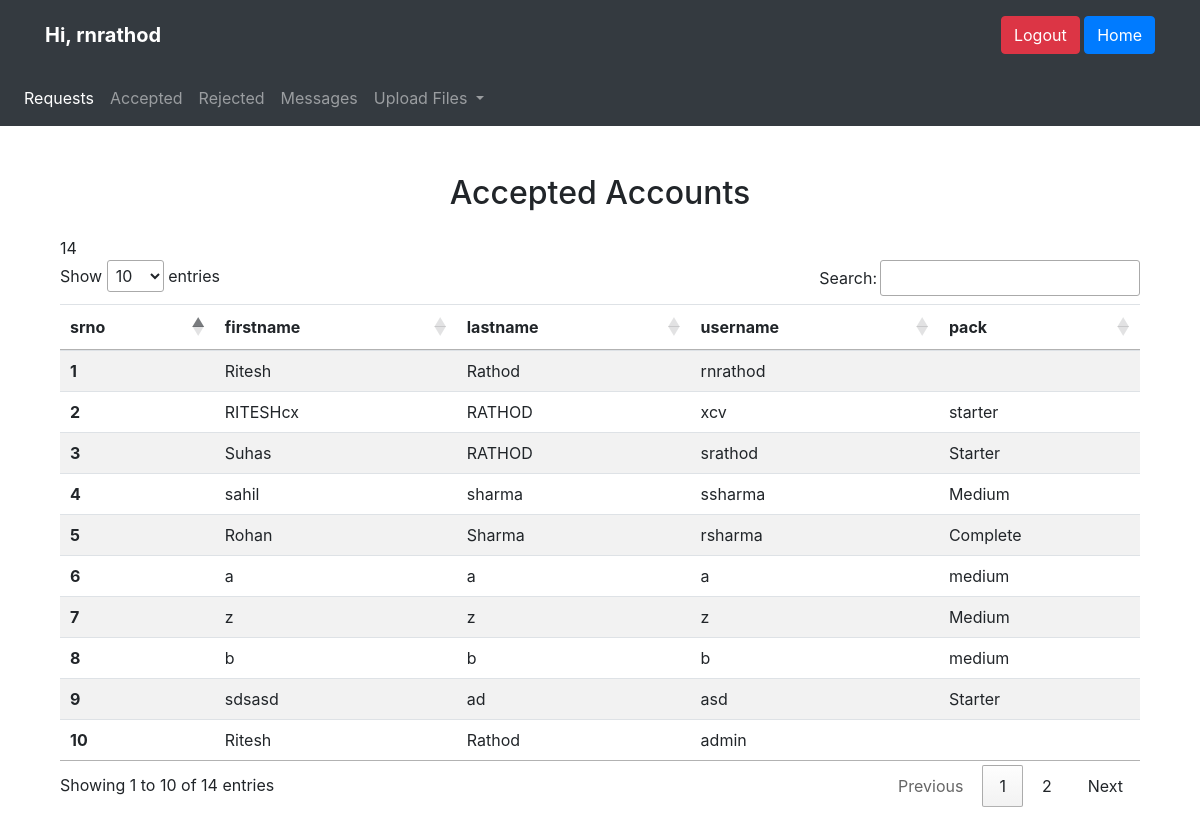
The page /accounts.php (signed in) on the database its author committed.
### tables this page shows
CREATE TABLE `accounts` (
  `id` int NOT NULL,
  `firstname` text NOT NULL,
  `lastname` text NOT NULL,
  `username` varchar(50) NOT NULL,
  `password` varchar(50) NOT NULL,
  `pack` text NOT NULL,
  `email` varchar(50) NOT NULL,
  `time` timestamp NOT NULL DEFAULT CURRENT_TIMESTAMP,
  `code` varchar(255) NOT NULL
);

### accounts.php (the view, shortened to what this page needs)
<!doctype html>
<html lang="en">
  <head>
    <link rel="stylesheet" href="https://maxcdn.bootstrapcdn.com/bootstrap/4.0.0/css/bootstrap.min.css">
    <link rel="stylesheet" href="//cdn.datatables.net/1.10.22/css/jquery.dataTables.min.css">
  </head>
  <body>
    <header>
      <div class="navbar navbar-dark bg-dark box-shadow">
        <div class="container d-flex justify-content-between">
          <a href="#" class="navbar-brand d-flex align-items-center">
            <strong>Hi, <?php echo $_SESSION['username'] ?></strong>
          </a>
            <div class="pull-right">
                <form method="post">
                    <button name="logout" class="btn btn-danger my-2">Logout</button>
                    <a class="btn btn-primary" href="index.php" role="button">Home</a>
                </form>
            </div>
        </div>
      </div>
    </header>
<nav class="navbar center navbar-expand-lg navbar-dark bg-dark">
  <div class="collapse navbar-collapse" id="navbarNavDropdown">
    <ul class="navbar-nav">
      <li class="nav-item active">
        <a class="nav-link" href="home.php">Requests <span class="sr-only">(current)</span></a>
      </li>
      <li class="nav-item">
        <a class="nav-link" href="accounts.php">Accepted</a>
      </li>
      <li class="nav-item">
        <a class="nav-link" href="rejected.php">Rejected</a>
      </li>
      <li class="nav-item">
        <a class="nav-link" href="Messages.php">Messages</a>
      </li>
      <li class="nav-item dropdown">
        <a class="nav-link dropdown-toggle" id="navbarDropdownMenuLink" role="button" data-toggle="dropdown" aria-haspopup="true" aria-expanded="false">
          Upload Files
        </a>
      </li>
    </ul>
  </div>
</nav>
<div class="container my-5">
<div class="container text-center my-4"><h2>Accepted Accounts</h2></div>
<!doctype html>
<html lang="en">
  <head>
    <link rel="stylesheet" href="https://cdn.jsdelivr.net/npm/bootstrap@4.5.3/dist/css/bootstrap.min.css">
    <link rel="stylesheet" href="//cdn.datatables.net/1.10.22/css/jquery.dataTables.min.css">
    <link rel="stylesheet" href="style.css">
  </head>
  <body>
<div class="container" style="overflow-x:auto;">
<table class="table table-striped" id="myTable">
  <thead>
    <tr>
      <th scope="col">srno</th>
      <th scope="col">firstname</th>
      <th scope="col">lastname</th>
      <th scope="col">username</th>
      <th scope="col">pack</th>
    </tr>
  </thead>
  <tbody>
  <?php
  $sl="SELECT * FROM `accounts`";
 $result=mysqli_query($conn,$sl);
   $row=mysqli_num_rows($result);
   $no=1;
   if($row>0){
     while($fetch=mysqli_fetch_assoc($result)){
       echo "     <tr>
       <th scope='row'>$no</th>
       <td>".$fetch['firstname']."</td>
       <td>".$fetch['lastname']."</td>
       <td>".$fetch['username']."</td>
       <td>".$fetch['pack']."</td>
     </tr>";
      $no=$no+1;
     }
   }
  ?>
  </tbody>
</table>
</div>
  </body>
</html>

### rows shown on the page
accounts: firstname "Ritesh", lastname "Rathod", username "rnrathod"
accounts: firstname "RITESHcx", lastname "RATHOD", username "xcv", pack "starter"
accounts: firstname "Suhas", lastname "RATHOD", username "srathod", pack "Starter"
accounts: firstname "sahil", lastname "sharma", username "ssharma", pack "Medium"
accounts: firstname "Rohan", lastname "Sharma", username "rsharma", pack "Complete"
accounts: firstname "a", lastname "a", username "a", pack "medium"
accounts: firstname "z", lastname "z", username "z", pack "Medium"
accounts: firstname "b", lastname "b", username "b", pack "medium"
accounts: firstname "sdsasd", lastname "ad", username "asd", pack "Starter"
accounts: firstname "Ritesh", lastname "Rathod", username "admin"

### other values the page prints
$_SESSION['username'] "rnrathod"
